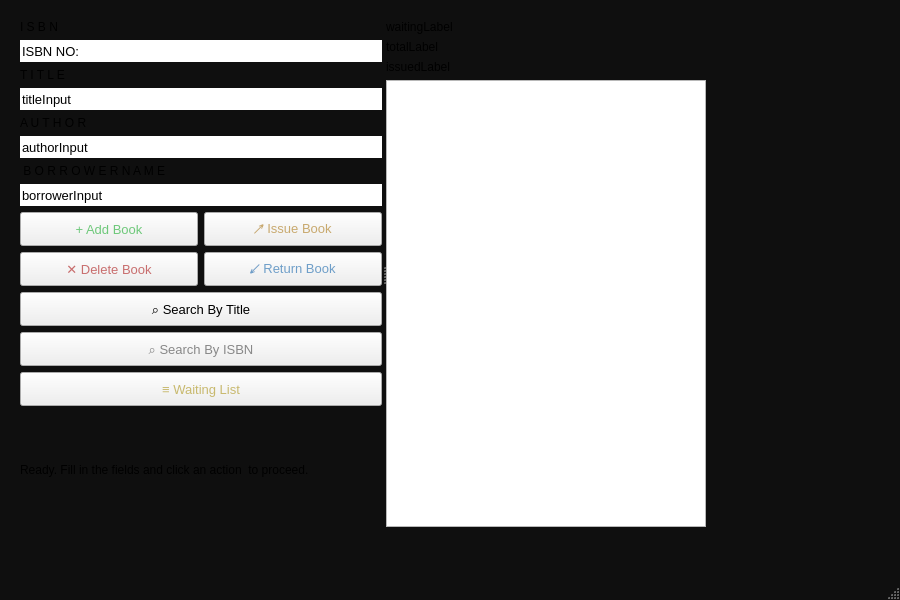
<?xml version="1.0" encoding="UTF-8"?>
<ui version="4.0">
 <class>MainWindow</class>
 <widget class="QMainWindow" name="MainWindow">
  <property name="geometry">
   <rect>
    <x>0</x>
    <y>0</y>
    <width>900</width>
    <height>600</height>
   </rect>
  </property>
  <property name="minimumSize">
   <size>
    <width>900</width>
    <height>600</height>
   </size>
  </property>
  <property name="maximumSize">
   <size>
    <width>1100</width>
    <height>700</height>
   </size>
  </property>
  <property name="windowTitle">
   <string>Library Management System</string>
  </property>
  <property name="styleSheet">
   <string notr="true">QMainWindow {
    background-color: #0f0f0f;
}</string>
  </property>
  <widget class="QWidget" name="centralwidget">
   <widget class="QSplitter" name="splitter">
    <property name="geometry">
     <rect>
      <x>20</x>
      <y>20</y>
      <width>686</width>
      <height>507</height>
     </rect>
    </property>
    <property name="orientation">
     <enum>Qt::Orientation::Horizontal</enum>
    </property>
    <widget class="QWidget" name="">
     <layout class="QVBoxLayout" name="verticalLayout_8">
      <item>
       <layout class="QVBoxLayout" name="verticalLayout_7">
        <item>
         <layout class="QVBoxLayout" name="verticalLayout_5">
          <item>
           <layout class="QVBoxLayout" name="verticalLayout">
            <item>
             <widget class="QLabel" name="label_isbn">
              <property name="text">
               <string>I S B N</string>
              </property>
             </widget>
            </item>
            <item>
             <widget class="QLineEdit" name="isbnInput">
              <property name="minimumSize">
               <size>
                <width>0</width>
                <height>22</height>
               </size>
              </property>
              <property name="font">
               <font>
                <pointsize>10</pointsize>
               </font>
              </property>
              <property name="text">
               <string>ISBN NO:</string>
              </property>
              <property name="frame">
               <bool>false</bool>
              </property>
              <property name="readOnly">
               <bool>false</bool>
              </property>
              <property name="placeholderText">
               <string>e. g.  978-0062315007</string>
              </property>
             </widget>
            </item>
           </layout>
          </item>
          <item>
           <layout class="QVBoxLayout" name="verticalLayout_2">
            <item>
             <widget class="QLabel" name="label_title">
              <property name="text">
               <string>T I T L E</string>
              </property>
             </widget>
            </item>
            <item>
             <widget class="QLineEdit" name="titleInput">
              <property name="minimumSize">
               <size>
                <width>0</width>
                <height>22</height>
               </size>
              </property>
              <property name="font">
               <font>
                <pointsize>10</pointsize>
               </font>
              </property>
              <property name="text">
               <string>titleInput</string>
              </property>
              <property name="frame">
               <bool>false</bool>
              </property>
              <property name="placeholderText">
               <string>e. g.  The Alchemist</string>
              </property>
             </widget>
            </item>
           </layout>
          </item>
          <item>
           <layout class="QVBoxLayout" name="verticalLayout_3">
            <item>
             <widget class="QLabel" name="label_author">
              <property name="text">
               <string>A U T H O R</string>
              </property>
             </widget>
            </item>
            <item>
             <widget class="QLineEdit" name="authorInput">
              <property name="minimumSize">
               <size>
                <width>0</width>
                <height>22</height>
               </size>
              </property>
              <property name="font">
               <font>
                <pointsize>10</pointsize>
               </font>
              </property>
              <property name="text">
               <string>authorInput</string>
              </property>
              <property name="frame">
               <bool>false</bool>
              </property>
              <property name="placeholderText">
               <string>e. g.  Paulo Coelho</string>
              </property>
             </widget>
            </item>
           </layout>
          </item>
          <item>
           <layout class="QVBoxLayout" name="verticalLayout_4">
            <item>
             <widget class="QLabel" name="label_borrower">
              <property name="text">
               <string> B O R R O W E R N A M E</string>
              </property>
             </widget>
            </item>
            <item>
             <widget class="QLineEdit" name="borrowerInput">
              <property name="minimumSize">
               <size>
                <width>0</width>
                <height>22</height>
               </size>
              </property>
              <property name="font">
               <font>
                <pointsize>10</pointsize>
               </font>
              </property>
              <property name="text">
               <string>borrowerInput</string>
              </property>
              <property name="frame">
               <bool>false</bool>
              </property>
              <property name="placeholderText">
               <string>e. g.  Alice</string>
              </property>
             </widget>
            </item>
           </layout>
          </item>
         </layout>
        </item>
        <item>
         <layout class="QVBoxLayout" name="verticalLayout_6">
          <item>
           <layout class="QHBoxLayout" name="horizontalLayout">
            <item>
             <widget class="QPushButton" name="addBookBtn">
              <property name="minimumSize">
               <size>
                <width>0</width>
                <height>34</height>
               </size>
              </property>
              <property name="font">
               <font>
                <pointsize>10</pointsize>
               </font>
              </property>
              <property name="cursor">
               <cursorShape>PointingHandCursor</cursorShape>
              </property>
              <property name="styleSheet">
               <string notr="true">QPushButton { border-color: #6ec87a; color: #6ec87a; }
QPushButton:hover { background-color: rgba(110,200,122, 0.08); }</string>
              </property>
              <property name="text">
               <string>+ Add Book</string>
              </property>
             </widget>
            </item>
            <item>
             <widget class="QPushButton" name="issueBookBtn">
              <property name="minimumSize">
               <size>
                <width>0</width>
                <height>34</height>
               </size>
              </property>
              <property name="font">
               <font>
                <pointsize>10</pointsize>
               </font>
              </property>
              <property name="cursor">
               <cursorShape>PointingHandCursor</cursorShape>
              </property>
              <property name="styleSheet">
               <string notr="true">QPushButton { border-color: #c8a96e; color: #c8a96e; }
QPushButton:hover { background-color: rgba(200,169,110, 0.08); }</string>
              </property>
              <property name="text">
               <string>↗ Issue Book</string>
              </property>
             </widget>
            </item>
           </layout>
          </item>
          <item>
           <layout class="QHBoxLayout" name="horizontalLayout_2">
            <item>
             <widget class="QPushButton" name="deleteBookBtn">
              <property name="minimumSize">
               <size>
                <width>0</width>
                <height>34</height>
               </size>
              </property>
              <property name="font">
               <font>
                <pointsize>10</pointsize>
               </font>
              </property>
              <property name="cursor">
               <cursorShape>PointingHandCursor</cursorShape>
              </property>
              <property name="styleSheet">
               <string notr="true">QPushButton { border-color: #c86e6e; color: #c86e6e; }
QPushButton:hover { background-color: rgba(200,110,110, 0.08); }</string>
              </property>
              <property name="text">
               <string>✕ Delete Book</string>
              </property>
             </widget>
            </item>
            <item>
             <widget class="QPushButton" name="returnBookBtn">
              <property name="minimumSize">
               <size>
                <width>0</width>
                <height>34</height>
               </size>
              </property>
              <property name="font">
               <font>
                <pointsize>10</pointsize>
               </font>
              </property>
              <property name="cursor">
               <cursorShape>PointingHandCursor</cursorShape>
              </property>
              <property name="styleSheet">
               <string notr="true">QPushButton { border-color: #6e9ec8; color: #6e9ec8; }
QPushButton:hover { background-color: rgba(110,158,200, 0.08); }</string>
              </property>
              <property name="text">
               <string>↙ Return Book</string>
              </property>
             </widget>
            </item>
           </layout>
          </item>
          <item>
           <widget class="QPushButton" name="searchTitleBtn">
            <property name="minimumSize">
             <size>
              <width>0</width>
              <height>34</height>
             </size>
            </property>
            <property name="font">
             <font>
              <pointsize>10</pointsize>
             </font>
            </property>
            <property name="cursor">
             <cursorShape>PointingHandCursor</cursorShape>
            </property>
            <property name="text">
             <string>⌕ Search By Title</string>
            </property>
           </widget>
          </item>
          <item>
           <widget class="QPushButton" name="searchISBNBtn">
            <property name="minimumSize">
             <size>
              <width>0</width>
              <height>34</height>
             </size>
            </property>
            <property name="font">
             <font>
              <pointsize>10</pointsize>
             </font>
            </property>
            <property name="cursor">
             <cursorShape>PointingHandCursor</cursorShape>
            </property>
            <property name="styleSheet">
             <string notr="true">QPushButton { border-color: #333333; color: #888888; }
QPushButton:hover { background-color: #1a1a1a; color: #e0d8cc; }</string>
            </property>
            <property name="text">
             <string>⌕ Search By ISBN</string>
            </property>
           </widget>
          </item>
          <item>
           <widget class="QPushButton" name="showWaitingBtn">
            <property name="minimumSize">
             <size>
              <width>0</width>
              <height>34</height>
             </size>
            </property>
            <property name="font">
             <font>
              <pointsize>10</pointsize>
             </font>
            </property>
            <property name="cursor">
             <cursorShape>PointingHandCursor</cursorShape>
            </property>
            <property name="styleSheet">
             <string notr="true">QPushButton { border-color: #c8b96e; color: #c8b96e; }
QPushButton:hover { background-color: rgba(200,185,110, 0.08); }</string>
            </property>
            <property name="text">
             <string>≡ Waiting List</string>
            </property>
           </widget>
          </item>
         </layout>
        </item>
       </layout>
      </item>
      <item>
       <widget class="QLabel" name="statusLabel">
        <property name="minimumSize">
         <size>
          <width>0</width>
          <height>50</height>
         </size>
        </property>
        <property name="text">
         <string>Ready. Fill in the fields and click an action  to proceed.</string>
        </property>
       </widget>
      </item>
     </layout>
    </widget>
    <widget class="QWidget" name="">
     <layout class="QVBoxLayout" name="verticalLayout_10">
      <item>
       <layout class="QVBoxLayout" name="verticalLayout_9">
        <item>
         <widget class="QLabel" name="waitingLabel">
          <property name="text">
           <string>waitingLabel</string>
          </property>
         </widget>
        </item>
        <item>
         <widget class="QLabel" name="totalLabel">
          <property name="text">
           <string>totalLabel</string>
          </property>
         </widget>
        </item>
        <item>
         <widget class="QLabel" name="issuedLabel">
          <property name="text">
           <string>issuedLabel</string>
          </property>
         </widget>
        </item>
       </layout>
      </item>
      <item>
       <widget class="QListWidget" name="bookListWidget">
        <property name="font">
         <font>
          <pointsize>10</pointsize>
         </font>
        </property>
        <property name="horizontalScrollBarPolicy">
         <enum>Qt::ScrollBarPolicy::ScrollBarAlwaysOff</enum>
        </property>
        <property name="spacing">
         <number>4</number>
        </property>
        <property name="uniformItemSizes">
         <bool>true</bool>
        </property>
       </widget>
      </item>
     </layout>
    </widget>
   </widget>
  </widget>
  <widget class="QMenuBar" name="menubar">
   <property name="geometry">
    <rect>
     <x>0</x>
     <y>0</y>
     <width>900</width>
     <height>25</height>
    </rect>
   </property>
  </widget>
  <widget class="QStatusBar" name="statusbar"/>
 </widget>
 <resources/>
 <connections/>
</ui>
